Frame 1 (no input): blank canvas, image omitted
Frame 60 (no input): blank canvas, image omitted
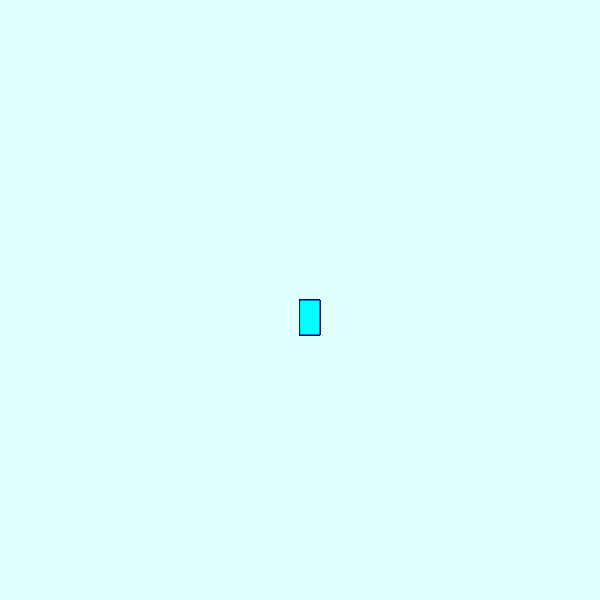
Frame 120 (the mouse pressed at the canvas centre since frame 60)

The p5.js sketch whose frames 1 and 60 were blank and that drew this single picture after the mouse press (run headless with seeded random() and noise() and a simulated clock; from frame 60 on, the mouse is pressed at the canvas centre):

// p5.js sketch
// ── sketch.js
function setup() {
    createCanvas(600, 600);
    background("lightcyan");
  }
  
  function draw() {
    
   
  
    stroke(" navy");
    fill("cyan");
  
    //console.log(mouseIsPressed);
  
    if (mouseIsPressed) {
      rect(mouseX, mouseY, 20, 35);
    }
  }
  
